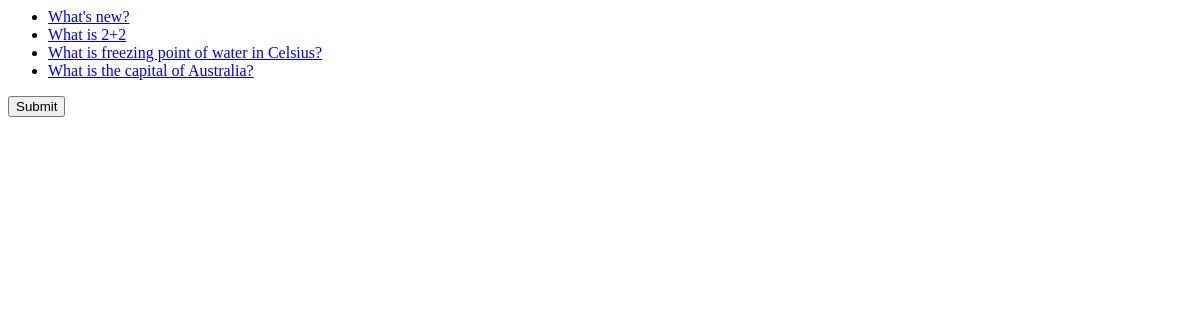
The page /quiz/questions/1/ on the database as committed earlier.
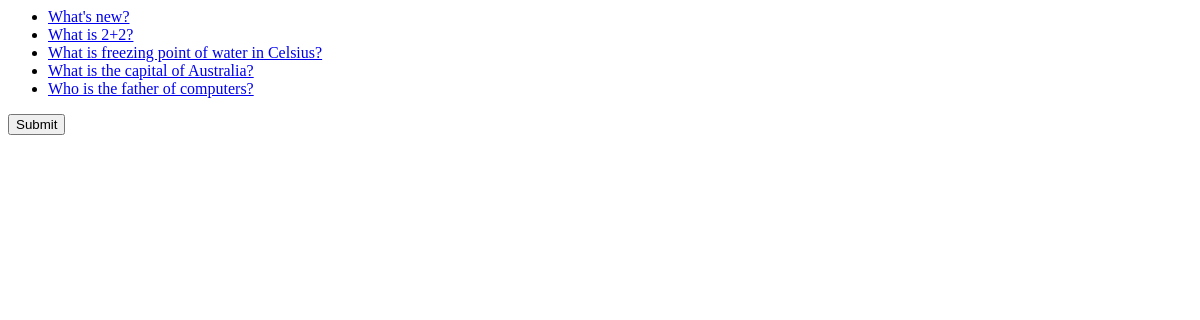
The same page on the database as committed later.
### quiz/models.py (models this page shows, shortened)
class Question(models.Model):
    question_text = models.CharField(max_length=200)
    right_choice = models.IntegerField(default = 1) #indicates correct choice for each Ques. object
    q_attempted= models.IntegerField(default=0) # to check if the question is attempted yet in the Quiz or not

### quiz/views.py (the view)
# urls.py: path('questions/<int:student_id>/', views.questions, name='questions'),
def questions(request, student_id):
    question_list = Question.objects.all()
    student= get_object_or_404(Student, pk=student_id)
    print('<<<<<< ....Student ID is %s  ' % student_id)
    context = {'question_list': question_list, 'student' : student}
    return render(request, 'quiz/questions.html', context)

### quiz/templates/quiz/questions.html
{% if question_list %}
    <ul>
    {% for question in question_list %}
    <li><a href="{% url 'quiz:detail' question_id=question.id student_id=student.id  %}">{{ question.question_text }}</a></li>
    {% endfor %}
    </ul>
{% else %}
    <p>No Questions are available for this quiz. Please try next Quiz.</p>
{% endif %}
<a href="{% url 'quiz:submit' student_id=student.id %}">
    <button>Submit</button>
</a>

Rows that differ between the two databases and show on the page:
changed Question: question_text "What is 2+2" → "What is 2+2?"
added Question: question_text "Who is the father of computers?"
